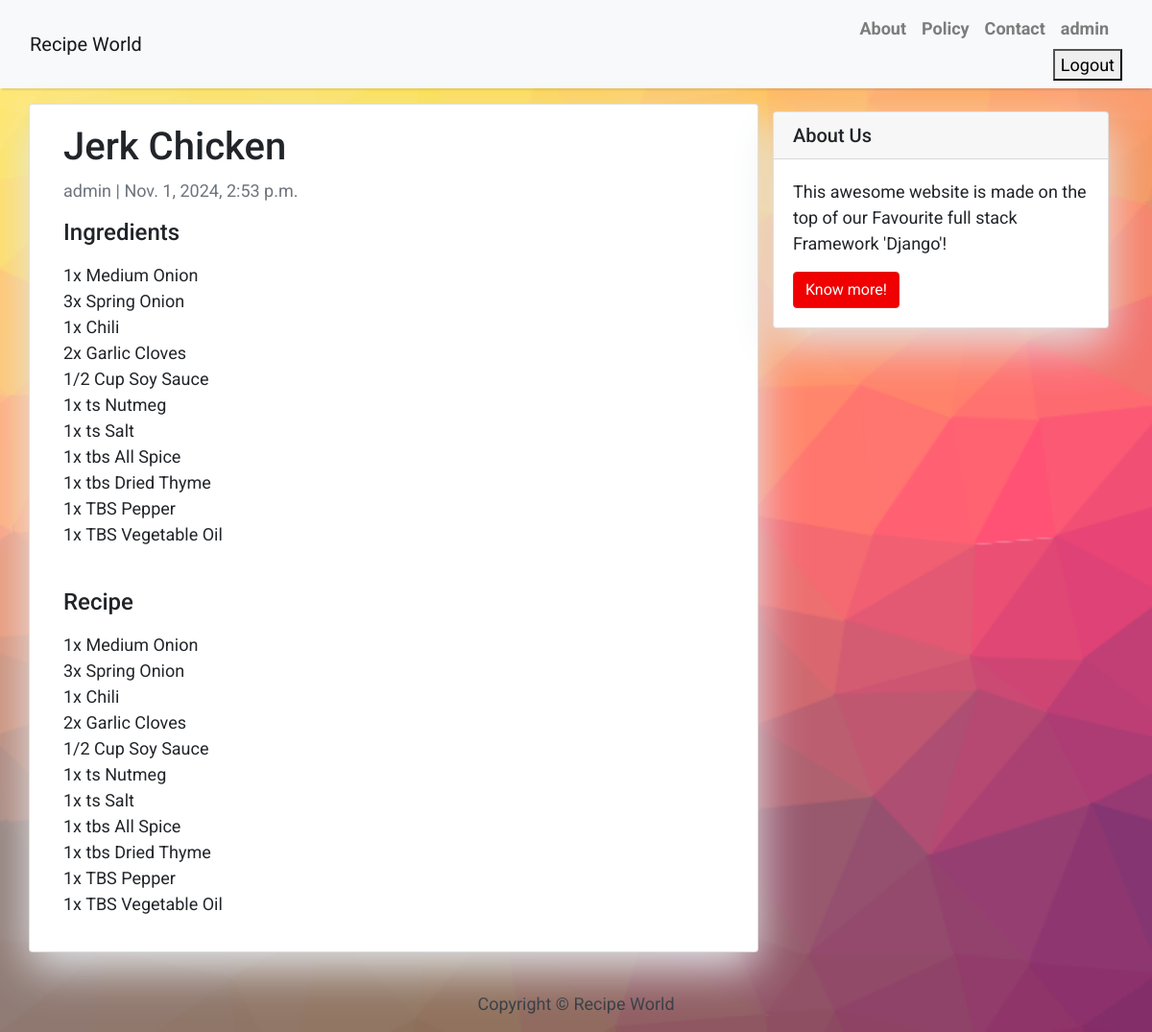
The app's page /jerk-chicken/ (signed in) with its own data.
### recipe_app/models.py (models this page shows, shortened)
class Recipe(models.Model):
    title = models.CharField(max_length=25, unique=True)
    slug = models.SlugField(max_length=25, unique=True)
    author = models.ForeignKey(User, on_delete=models.CASCADE,related_name="recipe_posts")
    updated_on = models.DateTimeField(auto_now=True)
    ingredients=models.TextField()
    recipe=models.TextField()
    created_on = models.DateTimeField(auto_now_add=True)
    status = models.IntegerField(choices=STATUS, default=0)
    image = models.ImageField(upload_to = 'static/images/', height_field=0, width_field=0)
    class Meta:
        ordering = ['-created_on']

### recipe_app/views.py (the view)
# urls.py: path('<slug:slug>/', views.RecipeDetail.as_view(), name = 'recipe_detail'),
class RecipeDetail(generic.DetailView):
    model = Recipe
    template_name = 'recipe_detail.html'

### recipe_app/templates/recipe_detail.html (shortened to what this page needs)
{% extends 'base.html' %}
{% block content %}
<div class="container">
  <div class="row">
    <div class="col-md-8 card mb-4  mt-3 left  top">
      <div class="card-body">
        <h1>{% block title %} {{ object.title }} {% endblock title %}</h1>
        <p class=" text-muted">{{ recipe.author }} | {{ recipe.created_on }}</p>
        <h4>Ingredients</h4>
        <p class="card-text ">{{ object.ingredients | linebreaks }}</p><br>
        <h4>Recipe</h4>
        <p class="card-text ">{{ object.recipe | linebreaks }}</p>
      </div>
    </div>
    {% block sidebar %} {% include 'sidebar.html' %} {% endblock sidebar %}
  </div>
</div>
{% endblock content %}

### recipe_app/templates/base.html (shortened to what this page needs)
<!DOCTYPE html>
<html>
    <head>
        <link rel="stylesheet" href="https://maxcdn.bootstrapcdn.com/bootstrap/4.0.0/css/bootstrap.min.css"
 />
    </head>
    <body>
        <nav class="navbar navbar-expand-lg navbar-light bg-light shadow" id="mainNav">
            <div class="container-fluid">
                <a class="navbar-brand" href="{% url 'home' %}">Recipe World</a>
                <div class="collapse navbar-collapse" id="navbarResponsive">
                    <ul class="navbar-nav ml-auto">
                        <li class="nav-item text-black">
                            <a class="nav-link text-black font-weight-bold" href="#">About</a>
                        </li>
                        <li class="nav-item text-black">
                            <a class="nav-link text-black font-weight-bold" href="#">Policy</a>
                        </li>
                        <li class="nav-item text-black">
                            <a class="nav-link text-black font-weight-bold" href="#">Contact</a>
                        </li>
                        {% if user.is_authenticated %}
                        <li class="nav-item text-black">
                            <a class="nav-link text-black font-weight-bold" href="#">{{ user.username }}</a>
                        <form action="{% url 'logout' %}" method="post">
                            <button type="submit">Logout</button>
                        </form>
                        {% else %}
                        <li class="nav-item text-black">
                            <a class="nav-link text-black font-weight-bold" href="{% url 'login' %}">Login</a>
                        {% endif %}
                        </li>
                    </ul>
                </div>
            </div>
        </nav>
        {% block content %}{% endblock content %}
        <footer class="py-3 bg-grey">
            <p class="m-0 text-dark text-center ">Copyright &copy; Recipe World</p>
        </footer>
    </body>
</html>

### recipe_app/templates/base.html (style rules this page uses)
body { font-family: "Roboto", sans-serif; font-size: 17px; background-image: url('static/images/cool_background.png'); background-repeat: no-repeat; background-attachment: fixed; background-size: cover; }
.shadow { box-shadow: 0 4px 2px -2px rgba(0, 0, 0, 0.1); }

### recipe_app/templates/recipe_detail.html (style rules this page uses)
body { font-family: "Roboto", sans-serif; font-size: 18px; background-color: #fdfdfd; }
.card { box-shadow: 0 16px 48px #E3E7EB; }

### recipe_app/templates/sidebar.html (style rules this page uses)
.card { box-shadow: 0 16px 48px #E3E7EB; }

### records on screen
Recipe: title "Jerk Chicken", author "admin", created_on "Nov. 1, 2024, 2:53 p.m.", ingredients "1x Medium Onion 3x Spring Onion 1x Chili 2x Garlic Cloves 1/2 Cup Soy Sauce 1x ts Nutmeg 1x ts Salt 1x tbs All Spice 1x tbs Dried Thyme 1x TBS Pepper 1x TBS Vegetable Oil", recipe "1x Medium Onion 3x Spring Onion 1x Chili 2x Garlic Cloves 1/2 Cup Soy Sauce 1x ts Nutmeg 1x ts Salt 1x tbs All Spice 1x tbs Dried Thyme 1x TBS Pepper 1x TBS Vegetable Oil"

### other values on screen
{{ user.username }} "admin"
